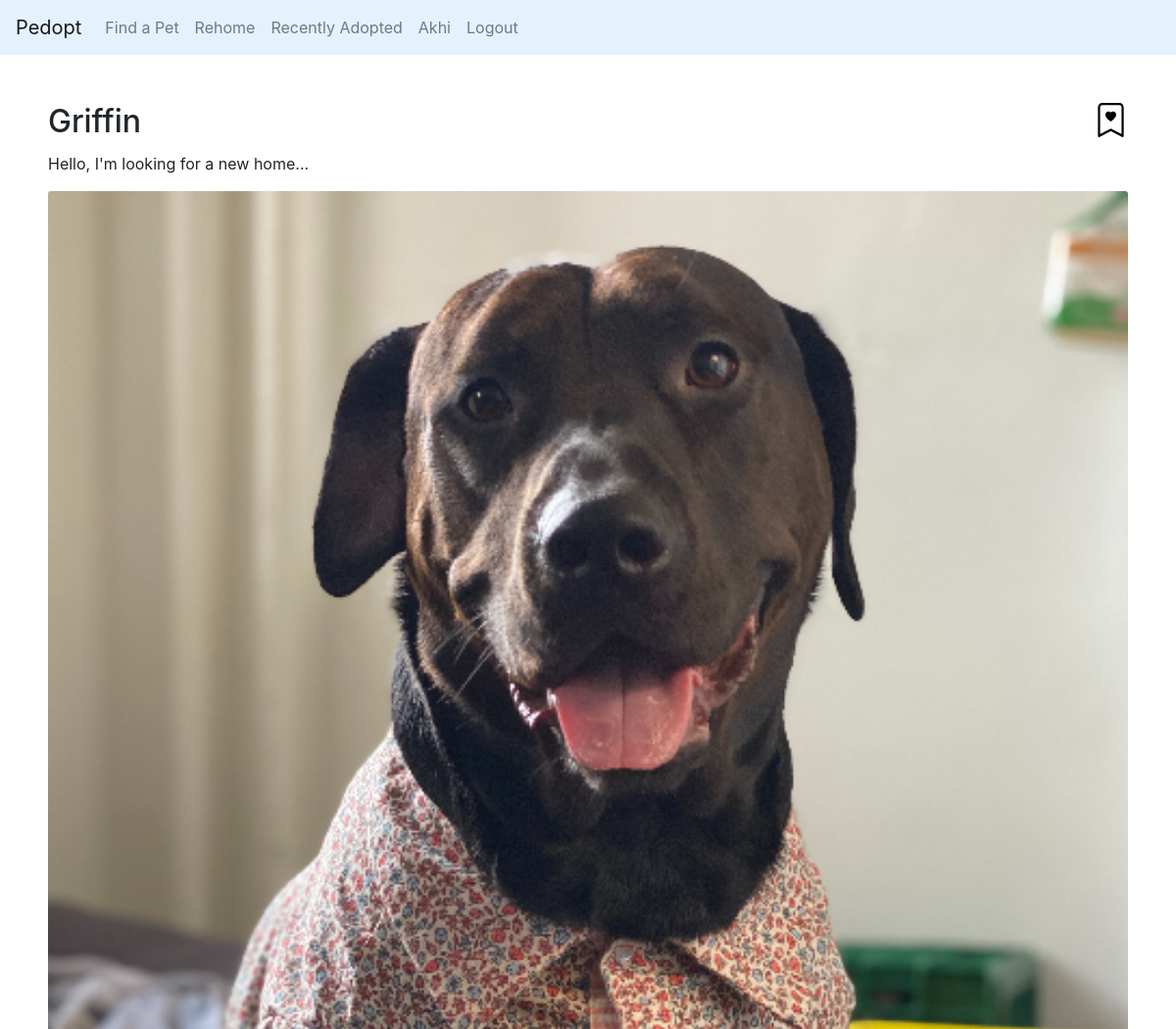
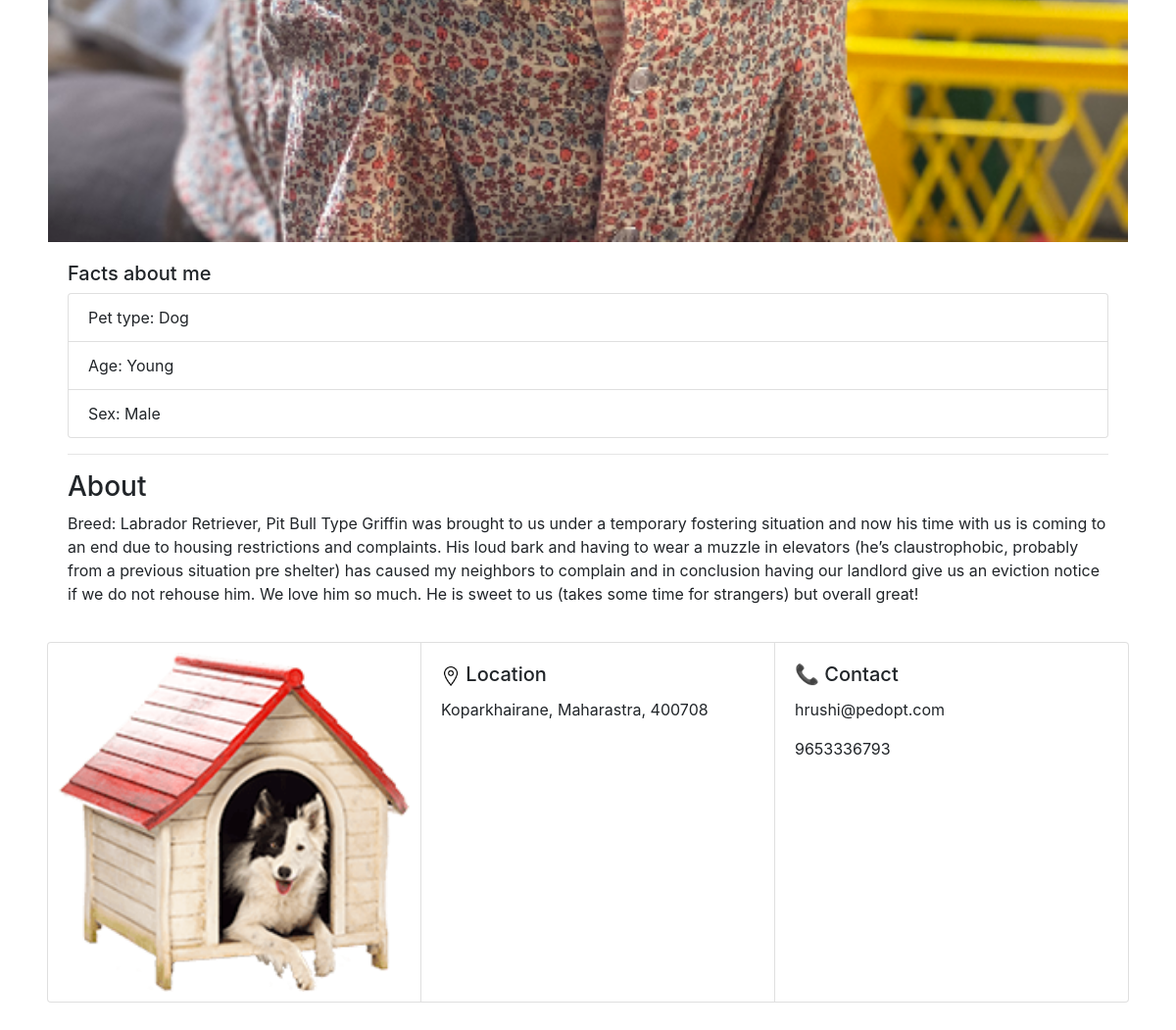
The page /pet/10 (signed in) on the database its author committed (2 pictures, top to bottom).
### pedopt/models.py (models this page shows, shortened)
class User(AbstractUser):
    contact = models.IntegerField(blank=True, null=True)

class Pet(models.Model):
    name = models.CharField(max_length=256)
    image = models.ImageField(upload_to="images/")
    owner = models.ForeignKey(User, on_delete=models.CASCADE, related_name="owner")
    genders = (("Male", "Male"), ("Female", "Female"))
    sex = models.CharField(max_length=10, choices=genders)
    zip_code = models.IntegerField()
    city = models.CharField(max_length=256)
    state = models.CharField(max_length=256)
    age_groups = (("Young", "Young"), ("Adult", "Adult"), ("Senior", "Senior"))
    age_group = models.CharField(max_length=6, choices=age_groups)
    types = (("Dog", "Dog"), ("Cat", "Cat"), ("Other", "Other"))
    pet_type = models.CharField(max_length=256, choices=types)
    about = models.CharField(max_length=1024)
    added_at = models.DateTimeField(auto_now_add=True)
    adopted = models.BooleanField(default=False)
    class Meta:
        ordering = ['-added_at']

### pedopt/views.py (the view)
# urls.py: path("pet/<int:Id>", views.get_pet, name="pet"),
@login_required
def get_pet(request, Id):
    message = ""
    try:
        pet = Pet.objects.get(id=Id, adopted=False)
        wishlist = Wishlist.objects.filter(user=request.user, pet=pet)
        return render(request, "pedopt/get_pet.html",  {
            "pet": pet,
            "wishlist": wishlist
            })
    except Exception as e:
        print(e)
        return render(request, "pedopt/get_pet.html",  {
            "message": "Sorry, this page isn't available."
            })

### pedopt/templates/pedopt/get_pet.html (shortened to what this page needs)
{% extends "pedopt/layout.html" %}
{% block body %}
{% if message %}
<div class="alert alert-warning text-center">
{{ message }}
<br>
The link you followed may be broken, or the page may have been removed. <a href={% url 'index' %}>Go back to Index.</a>
</div>
{% else %}
<div style="margin: 4%;">
<div class="card mb-3" style="border-color: #FFFFFF;">
  <span class="card-title"><h2 style="display: inline;">{{ pet.name }}</h2>
    <img style="float: right;" width="35px" height="35px"  id="wishlist" data-id="{{ pet.id }}"
  {% if wishlist %}
    src="/static/pedopt/wishlist_fill.svg"
    alt="add to wishlist"
  {% else %}
    src="/static/pedopt/wishlist.svg"
    alt="remove from wishlist"
  {% endif %}
    >
  </span>
  <p class="card-text" style="font-size: 16px;">Hello, I'm looking for a new home...</p>
  <img src="{{ pet.image.url }}" class="card-img-top" alt="...">
  <div class="card-body">
    <h5>Facts about me</h5>
    <ul style="font-size: 16px;" class="list-group">
      <li class="list-group-item">Pet type: {{ pet.pet_type }}</li>
      <li class="list-group-item">Age: {{ pet.age_group }}</li>
      <li class="list-group-item">Sex: {{ pet.sex }}</li>
    </ul>
    <hr>
    <h3>About</h3>
    <p style="font-size: 16px;" class="card-text">{{ pet.about }}</p>
  </div>
</div>
<div class="card-group">
  <div class="card" id="dog_in_kennel" style="padding: 10px;">
    <img src="/static/pedopt/dog-in-kennel.png" class="card-img-top" alt="dog in kennel">
  </div>
  <div class="card">
    <div class="card-body">
      <h5 class="card-title"><img style="height: 20px;" src="/static/pedopt/location.png"><span> Location</span></h5>
      <p class="card-text">{{ pet.city|title }}, {{ pet.state|title }}, {{ pet.zip_code|title }}</p>
    </div>
  </div>
  <div class="card">
    <div class="card-body">
      <h5 class="card-title">&#x1F4DE; Contact</h5>
      <p class="card-text">{{ pet.owner.email }}</p>
      <p class="card-text">{{ pet.owner.contact }}</p>
    </div>
  </div>
</div>
</div>
{% endif %}
{% endblock %}

### pedopt/templates/pedopt/layout.html (shortened to what this page needs)
{% load static %}
<!DOCTYPE html>
<html lang="en">
  <head>
    <link rel="stylesheet" href="https://cdn.jsdelivr.net/npm/bootstrap@4.5.3/dist/css/bootstrap.min.css">
    <link rel="stylesheet" href="{% static 'pedopt/style.css' %}">
    <script src="https://cdn.jsdelivr.net/npm/bootstrap@4.5.3/dist/js/bootstrap.bundle.min.js"></script>  </head>
  <body>
  <nav class="navbar navbar-expand-lg navbar-light" style="background-color: #e3f2fd;">
    <a class="navbar-brand" href="{% url 'index' %}">Pedopt</a>
    <div class="collapse navbar-collapse" id="navbarNav">
      <ul class="navbar-nav">
        <li class="nav-item">
          <a class="nav-link {% if "/" == request.path %} active {% endif %}" href="{% url 'index' %}">Find a Pet</a>
        </li>
        <li class="nav-item">
          <a class="nav-link {% if "/rehome" == request.path %} active {% endif %}" href="{% url 'rehome' %}">Rehome</a>
        </li>
        <li class="nav-item">
          <a class="nav-link {% if "/adopted" == request.path %} active {% endif %}" href="{% url 'adopted' %}">Recently Adopted</a>
        </li>
        {% if user.is_authenticated %}
        <li class="nav-item">
          <a class="nav-link  {{ profile }}" href="{% url 'profile' %}">{{ user.username }}</a>
        </li>
        <li class="nav-item">
          <a class="nav-link" href="{% url 'logout' %}">Logout</a>
        </li>
        {% endif %}
      </ul>
    </div>
  </nav>
  <main>
    {% block body %}
    {% endblock %}
  </main>
  </body>
</html>

### rows shown on the page
User: username "Akhi"
Pet: name "Griffin", image (picture), pet_type "Dog", age_group "Young", sex "Male", about "Breed: Labrador Retriever, Pit Bull Type Griffin was brought to us under a temporary fostering situation and now his time with us is coming to an end due to housing restrictions and complaints. His loud bark and having to wear a muzzle in elevators (he’s claustrophobic, probably from a previous situation pre shelter) has caused my neighbors to complain and in conclusion having our landlord give us an eviction notice if we do not rehouse him. We love him so much. He is sweet to us (takes some time for strangers) but overall great!", city "Koparkhairane", state "Maharastra", zip_code "400708", owner.email "hrushi@pedopt.com", owner.contact "9653336793"
